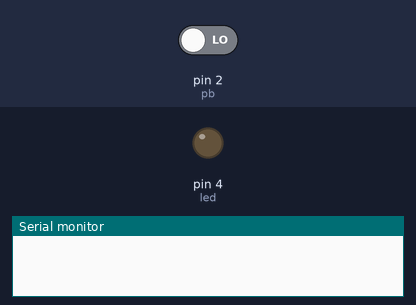
A sketch run on a simulated Arduino Uno, built with avr-gcc and run on an emulated ATmega328P. Parts: output pins drawn as LEDs (lit = HIGH), the last lines printed to the serial monitor. Inputs (shaded band) come from the test bench; at power-on: pin 2 (pb) LOW.

Above: at 1.2 s.
1.3 s: pin 2 (pb) driven HIGH
At 3.4 s:
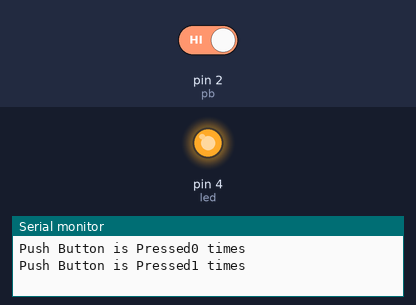
3.8 s: pin 2 (pb) driven LOW
At 4.9 s:
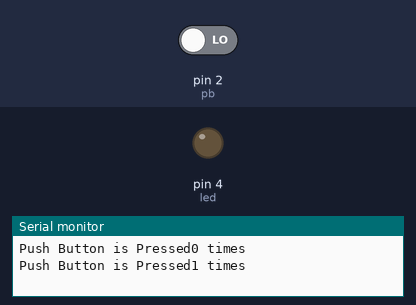
Timing chart, 0 to 6.8 s (numbered marks = the images above; inputs shaded):
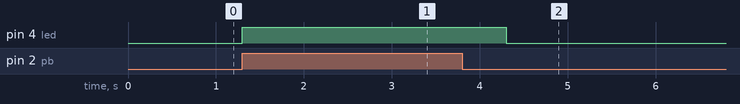

The sketch:

Push_Button.ino
```cpp
# define pb 2
# define led 4
int button = 0;
int dely = 1000;
int pressed = 0;
void setup() {
  // put your setup code here, to run once:
pinMode(pb,INPUT);
pinMode(led,OUTPUT);
Serial.begin(9600);
}

void loop() {
  // put your main code here, to run repeatedly:

if (digitalRead(pb)==HIGH)
{
  digitalWrite(led,HIGH);
  Serial.print("Push Button is Pressed");
  Serial.print(pressed);
  Serial.println(" times");
  delay(dely);
  dely=dely+1000;
  pressed=pressed+1;
  digitalWrite(led,LOW);
    }
}
```

Measured:
- after the input at 1.3 s, pin 4 (led): LOW → HIGH at once
- after the input at 3.8 s, pin 4 (led): HIGH → LOW after 0.50 s
